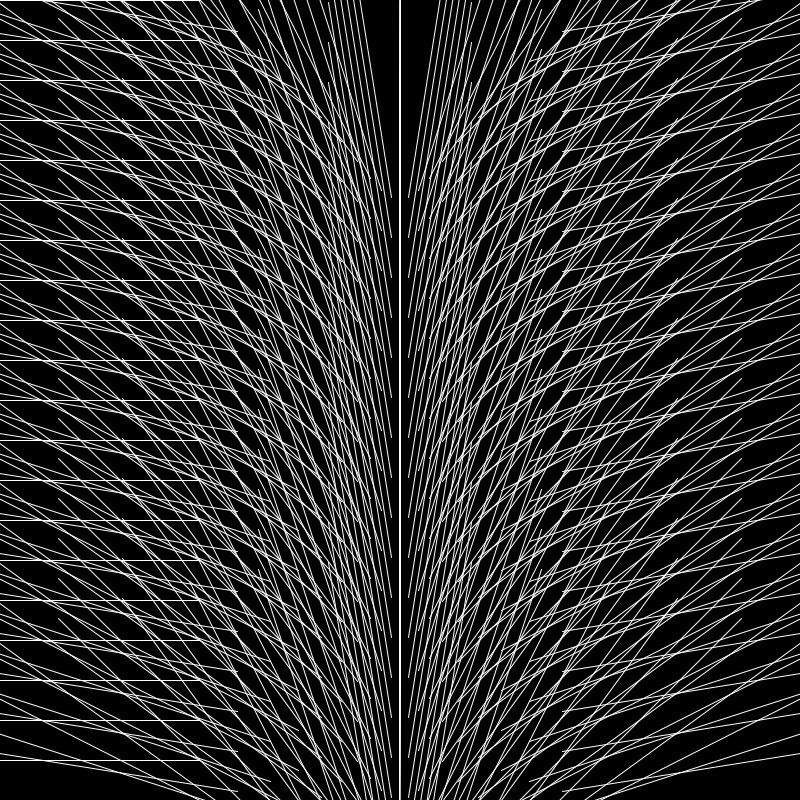
Frame 1 (no input)
Frame 60 (the mouse pressed at the canvas centre just before this capture): identical to frame 1, image omitted
Frame 120 (the mouse held since frame 60 and released just before this capture): identical to frame 1, image omitted

The Processing sketch that drew this single still picture (run headless with seeded random() and noise(); from frame 60 on, the mouse is pressed at the canvas centre):

// Processing sketch: Oct112018_2d_arrays_part_3
// ── Oct112018_2d_arrays_part_3.pde
// Code 1 FA_18
// Bryan Ma

// 2d arrays part 3

// this sketch uses a 2d array of floats, used to store values that will be used as 
//  angles for matrix transformations. it creates the array with random angles, 
//  then draws lines at those angles in the draw loop.

// change the sketch so that the angles in setup are mapped somehow to the value of 
//  i and/or j. then in the draw loop, change the value of the angle at every position
//  in the 2d array by some amount, to make each line rotate. (see the gif in this folder for an example)
// experiment with sizes, shapes, colors, and adding additional 2d arrays to create 
// more values to store, draw with, and modify at runtime. 

int gridW = 20;
int gridH = 20;

float[][] angles = new float[gridW][gridH];

void setup() {
  size(800, 800);
  stroke(255);
  for (int i = 0; i < gridW; i++) {
    for (int j = 0; j < gridH; j++) {
      angles[i][j] = map(i, 0, gridW, 0, 180);
    }
  }
}

void draw() {
  background(0);
  
  for (int i = 0; i < gridW; i++) {
    for (int j = 0; j < gridH; j++) {
      pushMatrix();
      translate(i * width/gridW, j * height/gridH);
      
      //float degrees = angles[i][j];
      //angles[i][j] = angles[i][j] +5;
      //float rads = radians(degrees);
      //rotate(rads);
      
      rotate(radians(angles[i][j]));
      
      float x1 = -width/gridW*0.5 * 10;
      float x2 =  width/gridW*0.5 * 10;
      line(x1, 0, x2, 0);
      popMatrix();
    }
  }
}
